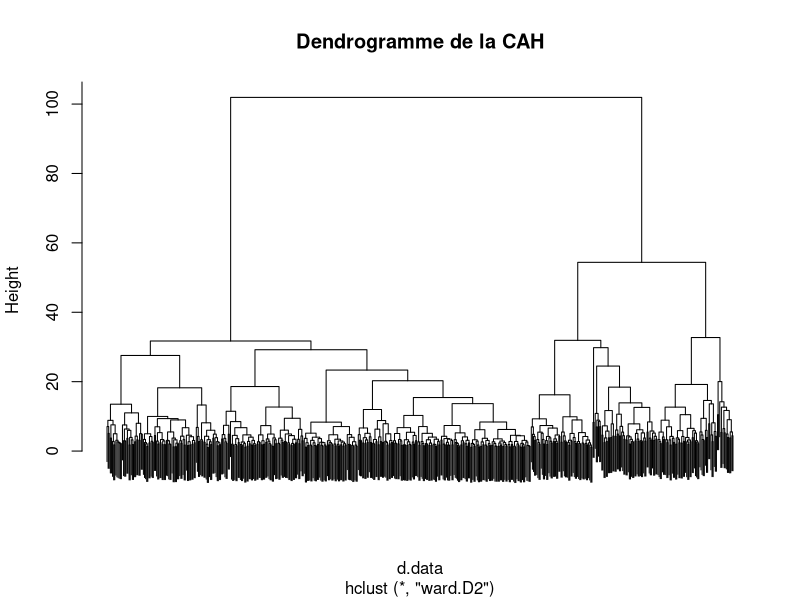
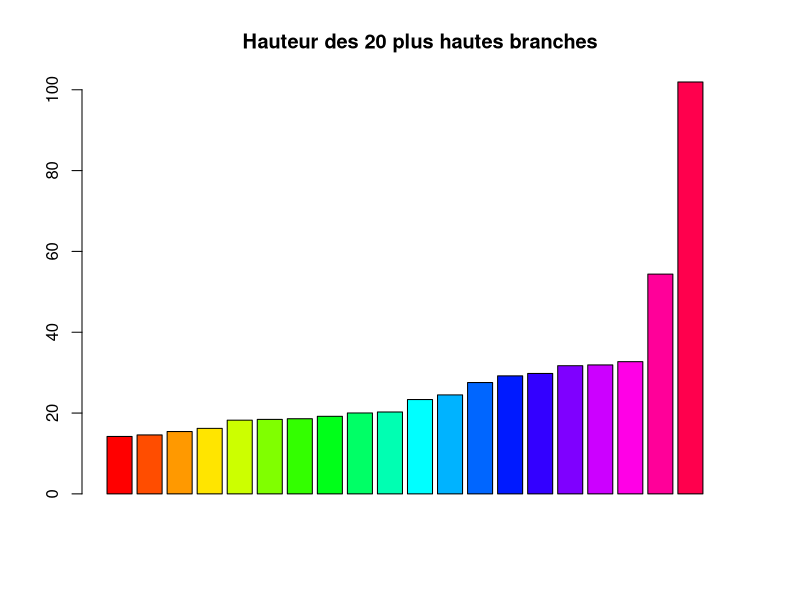
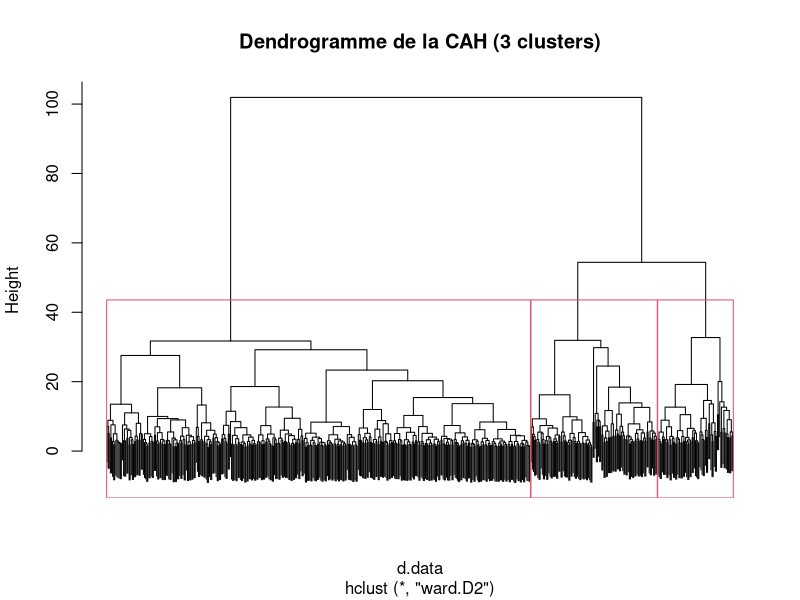
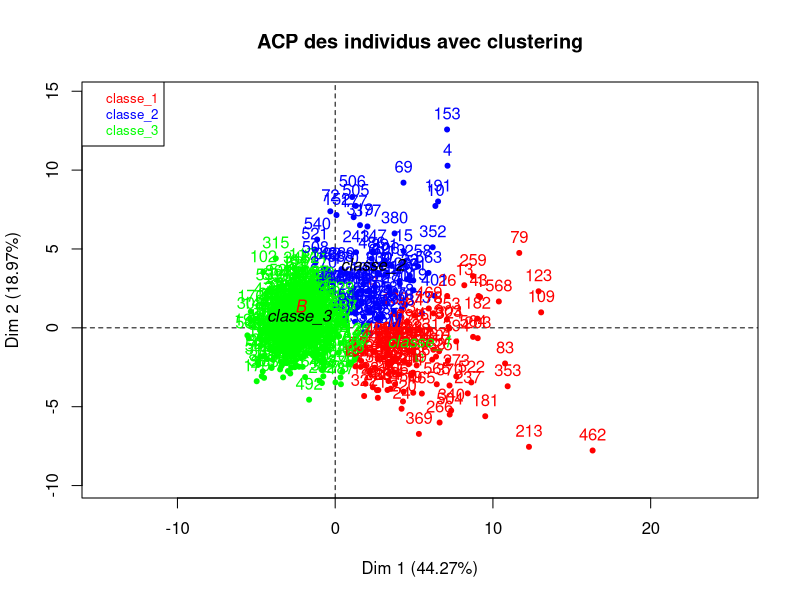
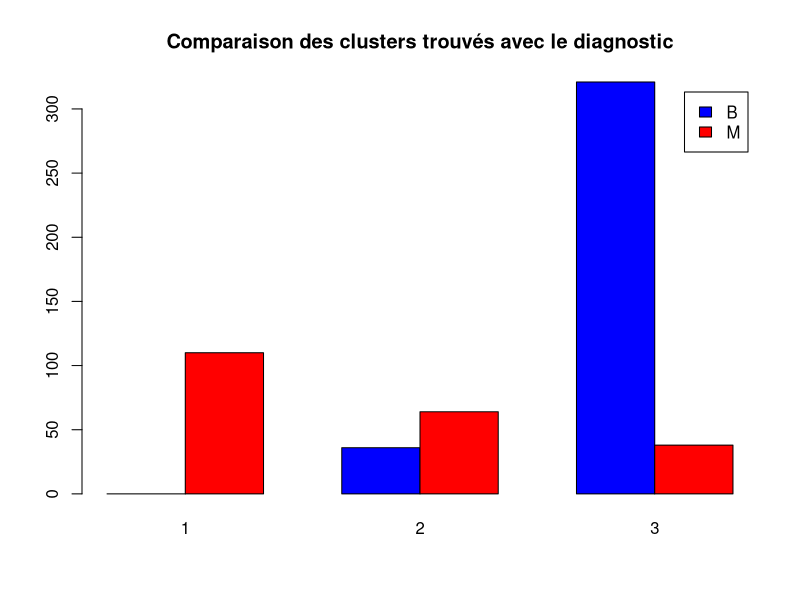
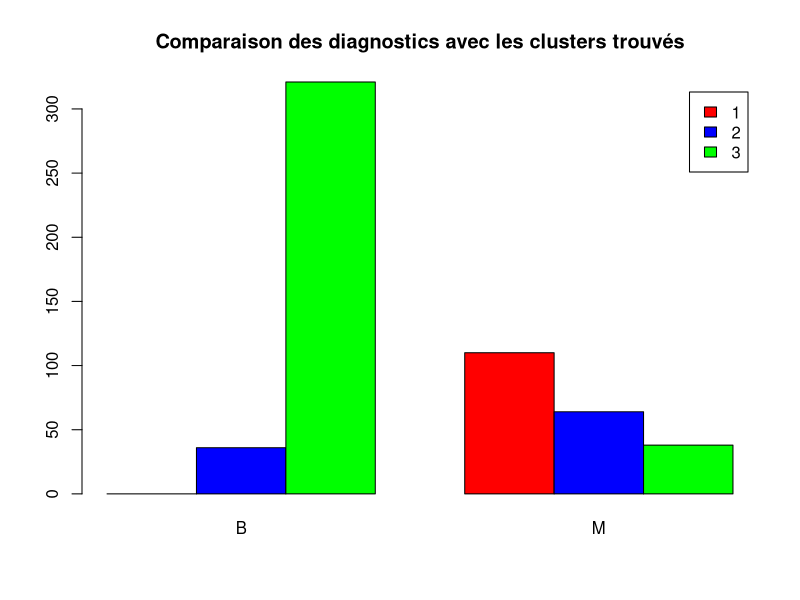
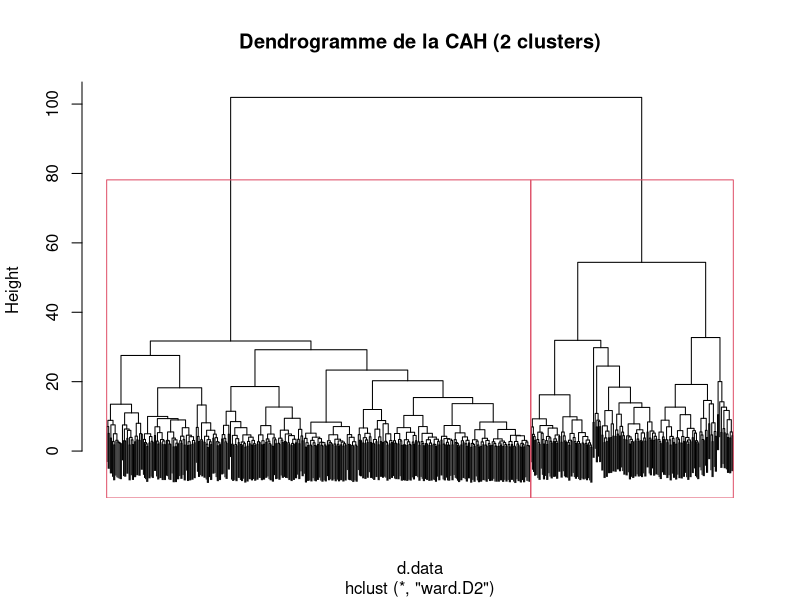
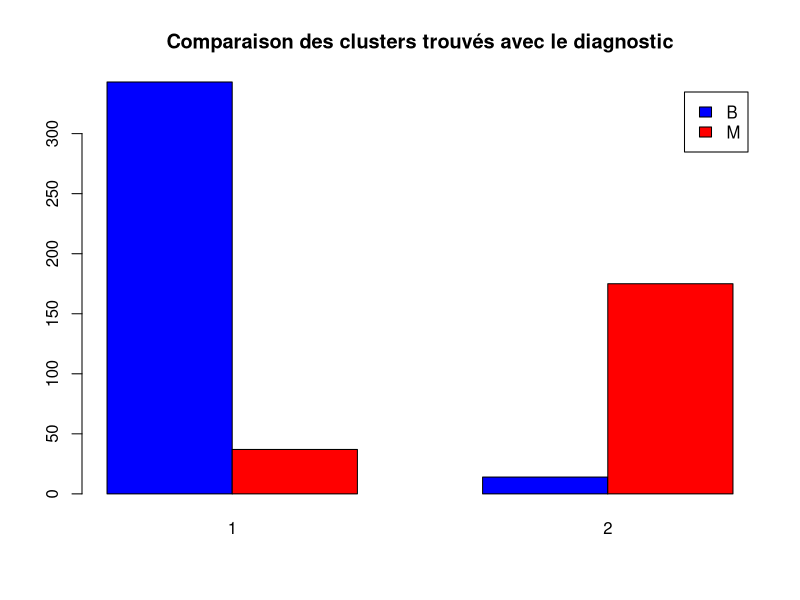

The R source for these figures, in order:
## ---- chunk 1
knitr::opts_chunk$set(echo = TRUE)
## ---- chunk 2
data <- read.csv("data/data_cleaned.csv", header = TRUE, sep = ",")
data$diagnosis <- as.factor(data$diagnosis)
## ---- chunk 3
head(data)
# str(data)
# summary(data)
## ---- chunk 4
data_num <- data[-1]
data.cent <- scale(data_num) 
## ---- chunk 5
d.data = dist(data.cent)
hc <- hclust(d.data, method = "ward.D2")
plot(hc, cex = 0.01, main = "Dendrogramme de la CAH" )
## ---- chunk 6
N <- 20
barplot(hc$height[(dim(data)[1]-N):dim(data)[1]], col = rainbow(N), main = "Hauteur des 20 plus hautes branches") # Plot des 20 dernières branches
## ---- chunk 7
plot(hc, cex = 0.01, main = "Dendrogramme de la CAH (3 clusters)")
rect.hclust(hc, k = 3)
## ---- chunk 8
kmeans.result <- kmeans(data.cent, nstart = 1000, centers=3)
## ---- chunk 9
data_classe <- cbind.data.frame(data[1], data.cent, classe=factor(kmeans.result$cluster))
## ---- chunk 10
library(FactoMineR)
## ---- chunk 11
res.pca <- PCA(data_classe, graph = FALSE, quali.sup = c(1, 32))
## ---- chunk 12
plot(res.pca, choix = "ind", graph.type = "classic", habillage = 32, col.hab = c("red", "blue", "green"), title = "ACP des individus avec clustering")

## ---- chunk 13
table(data_classe$diagnosis, data_classe$classe)
table(data_classe$classe, data_classe$diagnosis)
## ---- chunk 14
barplot(table(data_classe$diagnosis, data_classe$classe), beside = TRUE, col = c("blue", "red"), legend = TRUE, main = "Comparaison des clusters trouvés avec le diagnostic")
## ---- chunk 15
barplot(table(data_classe$classe, data_classe$diagnosis), beside = TRUE, col = c("red", "blue", "green"), legend = TRUE, main = "Comparaison des diagnostics avec les clusters trouvés")
## ---- chunk 16
plot(hc, cex = 0.01, main = "Dendrogramme de la CAH (2 clusters)")
rect.hclust(hc, k = 2)
## ---- chunk 17
kmeans.result2=kmeans(data.cent, nstart = 1000, centers=2)
data_classe2 <- cbind.data.frame(data[1], data.cent, classe=factor(kmeans.result2$cluster))
table(data_classe2$diagnosis, data_classe2$classe)
## ---- chunk 18
barplot(table(data_classe2$diagnosis, data_classe2$classe), beside = TRUE, col = c("blue", "red"), legend = TRUE, main = "Comparaison des clusters trouvés avec le diagnostic")
